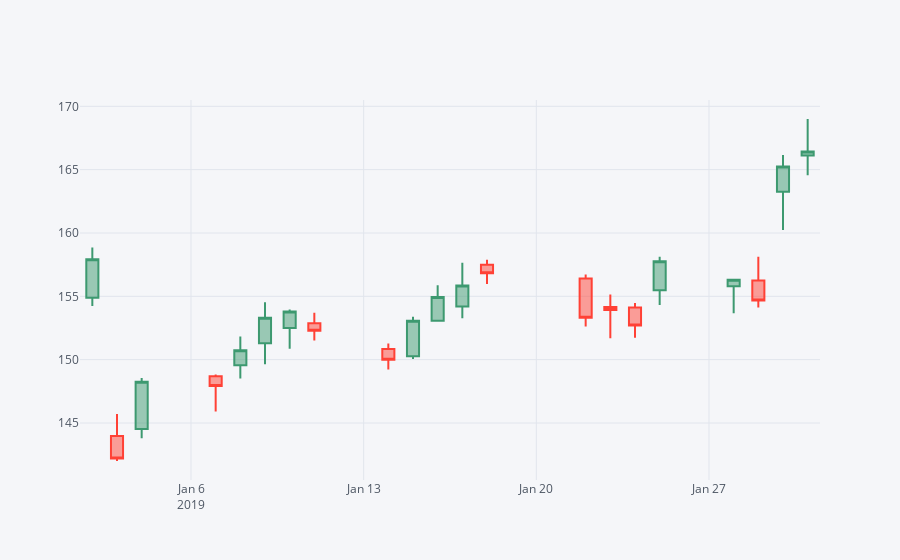

Notebook source saved alongside this figure:
### Code cell
apple.iplot(kind='candle')

### Figure 1 — Plotly figure (JSON) as saved in the notebook; plotly's stock layout.template omitted (floating-point values rounded to 4 significant figures)
{"data": [{"close": [157.9, 142.2, 148.3, 147.9, 150.8, 153.3, 153.8, 152.3, 150, 153.1, 154.9, 155.9, 156.8, 153.3, 153.9, 152.7, 157.8, 156.3, 154.7, 165.2, 166.4], "high": [158.8, 145.7, 148.5, 148.8, 151.8, 154.5, 154.0, 153.7, 151.3, 153.4, 155.9, 157.7, 157.9, 156.7, 155.1, 154.5, 158.1, 156.3, 158.1, 166.2, 169], "low": [154.2, 142, 143.8, 145.9, 148.5, 149.6, 150.9, 151.5, 149.2, 150.1, 153, 153.3, 156.0, 152.6, 151.7, 151.7, 154.3, 153.7, 154.1, 160.2, 164.6], "open": [154.9, 144.0, 144.5, 148.7, 149.6, 151.3, 152.5, 152.9, 150.8, 150.3, 153.1, 154.2, 157.5, 156.4, 154.2, 154.1, 155.5, 155.8, 156.2, 163.2, 166.1], "showlegend": false, "type": "candlestick", "x": ["2019-01-02", "2019-01-03", "2019-01-04", "2019-01-07", "2019-01-08", "2019-01-09", "2019-01-10", "2019-01-11", "2019-01-14", "2019-01-15", "2019-01-16", "2019-01-17", "2019-01-18", "2019-01-22", "2019-01-23", "2019-01-24", "2019-01-25", "2019-01-28", "2019-01-29", "2019-01-30", "2019-01-31"], "yaxis": "y2"}], "layout": {"legend": {"bgcolor": "#F5F6F9", "font": {"color": "#4D5663"}}, "paper_bgcolor": "#F5F6F9", "plot_bgcolor": "#F5F6F9", "title": {"font": {"color": "#4D5663"}}, "xaxis": {"gridcolor": "#E1E5ED", "rangeslider": {"visible": false}, "showgrid": true, "tickfont": {"color": "#4D5663"}, "title": {"font": {"color": "#4D5663"}, "text": ""}, "zerolinecolor": "#E1E5ED"}, "yaxis": {"gridcolor": "#E1E5ED", "showgrid": true, "showticklabels": false, "tickfont": {"color": "#4D5663"}, "title": {"font": {"color": "#4D5663"}, "text": ""}, "zerolinecolor": "#E1E5ED"}, "yaxis2": {"gridcolor": "#E1E5ED", "showgrid": true, "tickfont": {"color": "#4D5663"}, "title": {"font": {"color": "#4D5663"}, "text": ""}, "zerolinecolor": "#E1E5ED"}}}
